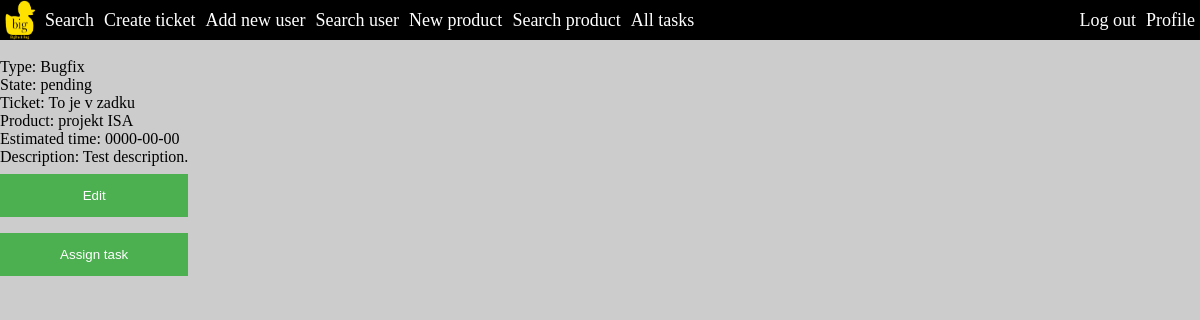
The app's page /task.php?id=1 (signed in) with its own data.
### tables this page shows
create table Tasks(taskID int not null auto_increment, task_type ENUM("Bugfix", "Todo", "Feature") not null, state ENUM("pending", "in progress", "solved", "cancelled", "refused") not null, ticketID int not null, description text not null, deadline date,
    primary key (taskID),
    foreign key (ticketID) references Tickets(ticketID) on delete cascade);

create table Tickets(ticketID int not null auto_increment, title varchar(128) not null, info text, state ENUM("pending", "in progress", "solved", "canceled", "refused", "retired") not null, date_posted date not null, author int not null, product int not null, 
    primary key (ticketID), 
    foreign key (author) references Persons(personID) on delete cascade,
    foreign key (product) references Products(productID) on delete cascade);

create table Products(productID int not null auto_increment, product_name text not null, description text, parent_product int, manager int not null,
    primary key (productID),
    foreign key (parent_product) references Products(productID) on delete cascade, 
    foreign key (manager) references Persons(personID));

### php/Database.php (called while the page is built, shortened)
<?php
class Database
{
    private $host = "localhost";
    private $dbName = "db-its";
    private $username = "root";
    private $password = "";
    public function getConnection()
    {
        $this->connection = null;
        try
        {
            $this->connection = new PDO("mysql:host=" . $this->host . ";dbname=" . $this->dbName, $this->username, $this->password);
            $this->connection->exec("set names utf8");
            $this->connection->setAttribute(PDO::ATTR_ERRMODE, PDO::ERRMODE_EXCEPTION);
        }
        catch (PDOException $e)
        {
            echo "Connection error: " . $e->getMessage();
        }
        return $this->connection;
    }
}
?>

### php/model/Task.php (called while the page is built, shortened)
<?php
include_once "DatabaseObject.php";
class Task extends DatabaseObject
{
    protected static $table_name = "Tasks";
    public static function getByID($id, $dbConnection)
    {
        try
        {
            $stmt = $dbConnection->prepare("select * from " . self::$table_name . " where taskID = ?");
            $stmt->execute([$id]);
            $row = $stmt->fetch();
        }
        catch (\PDOException $e)
        {
            return null;
        }
        $task = new Task($dbConnection);
        $task->id = $id;
        $task->type = $row['task_type'];
        $task->state = $row['state'];
        $task->description = $row['description'];
        $task->deadline = $row['deadline'];
        return $task;
    }
    public function loadModels()
    {
        try
        {
            $stmt = $this->connection->prepare("select ticketID from " . self::$table_name . " where taskID = ?");
            $stmt->execute([$this->id]);
            $row = $stmt->fetch();
        }
        catch (\PDOException $e)
        {
            return false;
        }
        $this->ticket = Ticket::getByID($row['ticketID'], $this->connection);
        return true;
    }
}

### php/model/DatabaseObject.php (called while the page is built, shortened)
<?php
abstract class DatabaseObject
{
    public function __construct($dbConnection)
    {
        $this->connection = $dbConnection;
    }
}

### php/model/Ticket.php (called while the page is built, shortened)
<?php
include_once "DatabaseObject.php";
class Ticket extends DatabaseObject
{
    protected static $table_name = "Tickets";
    public static function getByID($id, $dbConnection)
    {
        try
        {
            $stmt = $dbConnection->prepare("select ticketID, title, info, date_posted, state from " . self::$table_name . " where ticketID = ?");
            $stmt->execute([$id]);
            $row = $stmt->fetch();
        }
        catch (\PDOException $e)
        {
            return null;
        }
        $ticket = new Ticket($dbConnection);
        $ticket->id = $id;
        $ticket->title = $row['title'];
        $ticket->info = $row['info'];
        $ticket->date_posted = $row['date_posted'];
        $ticket->state = $row['state'];
        return $ticket;
    }
    public function loadModels()
    {
        try
        {
            $stmt = $this->connection->prepare("select product, author from " . self::$table_name . " where ticketID = ?");
            $stmt->execute([$this->id]);
            $row = $stmt->fetch();
        }
        catch (\PDOException $e)
        {
            return false;
        }
        $this->product = Product::getByID($row['product'], $this->connection);
        return true;
    }
}

### php/model/Product.php (called while the page is built, shortened)
<?php
include_once "DatabaseObject.php";
class Product extends DatabaseObject
{
    protected static $table_name = "Products";
    public static function getByID($id, $dbConnection)
    {
        try
        {
            $stmt = $dbConnection->prepare("select productID, product_name, description from " . self::$table_name . " where productID = ?");
            $stmt->execute([$id]);
            $row = $stmt->fetch();
        }
        catch (\PDOException $e)
        {
            return null;
        }
        $product = new Product($dbConnection);
        $product->id = $id;
        $product->name = $row['product_name'];
        $product->description = $row["description"];
        return $product;
    }
}

### task.php (the view, shortened to what this page needs)
<!DOCTYPE HTML>
<html>
<head>
    <link type="text/css" rel="stylesheet" href="style.css">
</head>
<body>
    <header>
        <ul>
                <?php
                include_once "CustomElements.php";
                ?>
        </ul>
    </header>
    <br>
        <div class="main">
		<?php
			include_once "php/Database.php";
			include_once "php/model/Ticket.php";
			include_once "php/model/Product.php";
            include_once "php/model/Task.php";
			$db = new Database();
			$db->getConnection();
            $logged = isset($_SESSION["loggedin"])&&$_SESSION["loggedin"]===true &&$_SESSION["role"]!="customer";
			if (isset($_POST["submit"])&&$logged){
                $ticketID;
				if (isset($_POST["type"])&&isset($_GET["ticketID"])&&isset($_POST["description"])){
					$task = new \model\Task($db->connection);
                    if (isset($_POST["edit"])) $task->id = $_POST["edit"];
					$task->type = $_POST["type"];
                    $task->state = $_POST["state"];
                    if (isset($_POST["deadline"])) $task->deadline = $_POST["deadline"];
                    else  $task->remaining_time = 0;
                    $task->ticket = \model\Ticket::getByID($_GET["ticketID"],$db->connection);
                    $task->description = $_POST["description"];
                    if ($task->save()) header( "Location: task.php?id=".$task->id);
				}
			}
			else if (isset($_GET["id"])&&$logged&&$_SESSION["role"]!="customer"){
				$task = \model\Task::getByID($_GET["id"], $db->connection);
				echo "<label>Type: $task->type</label><br>";
				echo "<label>State: $task->state</label><br>";
                $task->loadModels();
                $temp = $task->ticket;
                echo "<a href=\"ticket.php?id=$temp->id\">Ticket: $temp->title</a><br>";
                $temp->loadModels();
                $temp = $temp->product;
                echo "<a href=\"product.php?id=$temp->id\">Product: $temp->name</a><br>";
				echo "<label>Estimated time: $task->deadline</label><br>";
                echo "<label>Description: $task->description</label><br>";
                $task->loadModels();
                $temp = $task->ticket->id;
                echo "<a href=\"task.php?action=edit&id=";echo $_GET["id"]; echo "&ticketID=";echo ($temp); echo "\"><button>Edit</button></a>";
                echo "<button onclick=\"showhide()\">Assign task</button>";
                echo "</div>";
			}
		?>
</body>
</html>

### style.css (style rules this page uses)
body { background-color: #cccccc; background-repeat: no-repeat; background-attachment: fixed; background-position: center; color: black; position: relative; margin: 0px 0px; }
header { color: white; }
header ul { background-color: black; width: 100%; position: fixed; margin: 0px 0px; padding: 0px 0px; list-style-type: none; }
ul { list-style-type: none; }
a { color: inherit; text-decoration: none; }
.main { float: left; padding: 40px 0px; }
button { background-color: #4CAF50; color: white; padding: 14px 20px; margin: 8px 0; border: none; cursor: pointer; width: 100%; }

### records on screen
tasks: task_type "Bugfix", state "pending", deadline "0000-00-00", description "Test description."
tickets: title "To je v zadku"
products: product_name "projekt ISA"
